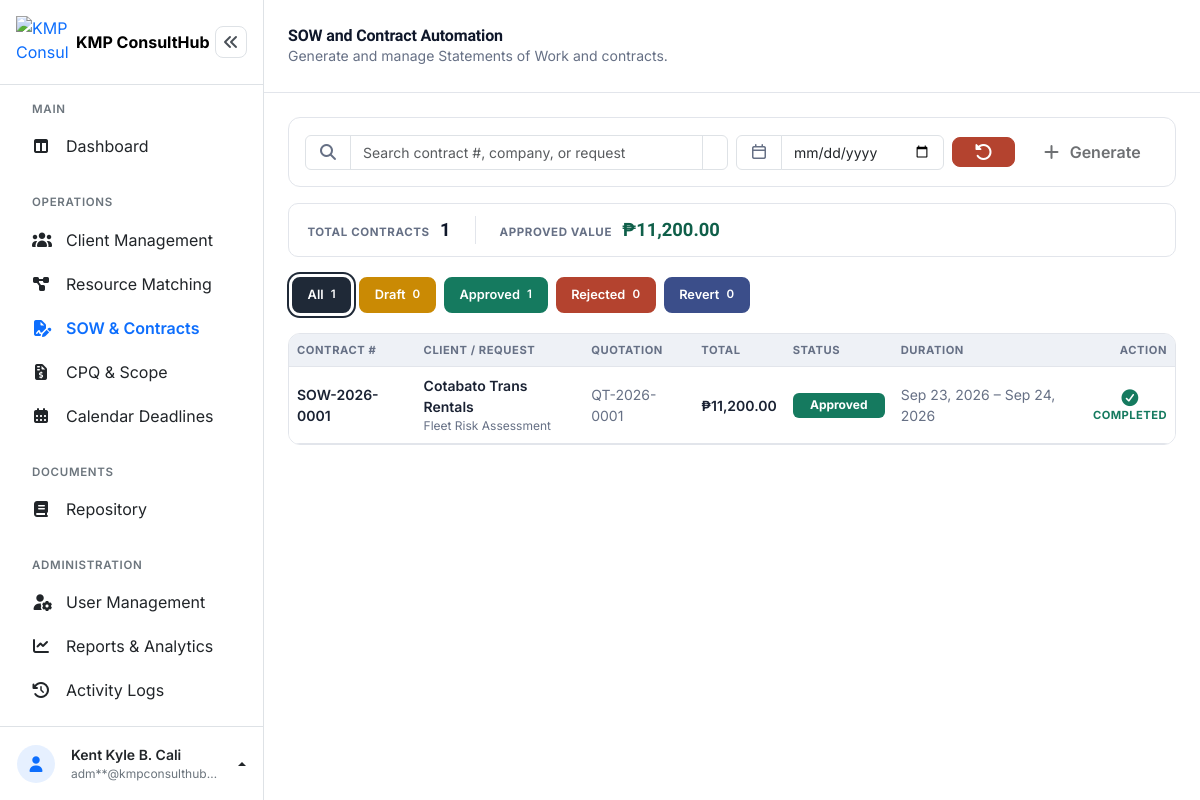
The page /admin/sow_contracts.php (signed in) on the database as committed earlier.
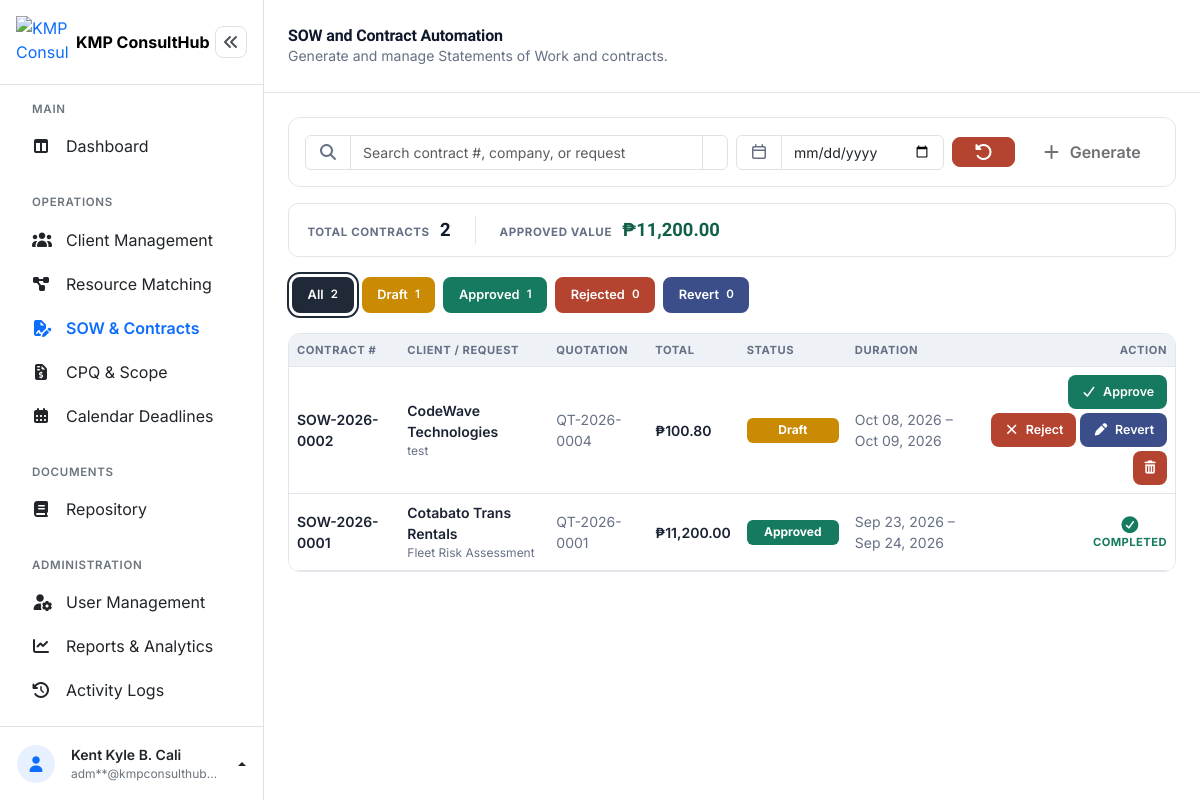
The same page on the database as committed later.
### tables this page shows
CREATE TABLE `contracts` (
  `contract_id` int(10) UNSIGNED NOT NULL,
  `contract_number` varchar(30) NOT NULL,
  `quotation_id` int(10) UNSIGNED NOT NULL,
  `request_id` int(10) UNSIGNED NOT NULL,
  `client_id` int(10) UNSIGNED NOT NULL,
  `scope_summary` text DEFAULT NULL,
  `total_amount` decimal(12,2) NOT NULL DEFAULT 0.00,
  `start_date` date DEFAULT NULL,
  `end_date` date DEFAULT NULL,
  `status` enum('Draft','Approved','Rejected','Revert') NOT NULL DEFAULT 'Draft',
  `prepared_by` int(10) UNSIGNED DEFAULT NULL,
  `approved_by` int(10) UNSIGNED DEFAULT NULL,
  `approved_at` timestamp NULL DEFAULT NULL,
  `created_at` timestamp NOT NULL DEFAULT current_timestamp(),
  `updated_at` timestamp NOT NULL DEFAULT current_timestamp() ON UPDATE current_timestamp(),
  `contract_file_name` varchar(255) DEFAULT NULL,
  `contract_file_path` varchar(255) DEFAULT NULL,
  `contract_file_size` int(11) DEFAULT NULL
);

CREATE TABLE `clients` (
  `client_id` int(10) UNSIGNED NOT NULL,
  `company_name` varchar(150) NOT NULL,
  `contact_person` varchar(150) NOT NULL,
  `email` varchar(150) NOT NULL,
  `contact_number` varchar(20) NOT NULL,
  `address` varchar(255) NOT NULL,
  `industry` varchar(100) DEFAULT NULL,
  `created_at` timestamp NOT NULL DEFAULT current_timestamp(),
  `updated_at` timestamp NOT NULL DEFAULT current_timestamp() ON UPDATE current_timestamp()
);

CREATE TABLE `service_requests` (
  `request_id` int(10) UNSIGNED NOT NULL,
  `client_id` int(10) UNSIGNED NOT NULL,
  `request_title` varchar(150) NOT NULL,
  `required_skill` varchar(100) DEFAULT NULL,
  `status` enum('New','In Progress','Completed','Cancelled') NOT NULL DEFAULT 'New',
  `assigned_to` int(10) UNSIGNED DEFAULT NULL,
  `assigned_by` int(10) UNSIGNED DEFAULT NULL,
  `created_at` timestamp NOT NULL DEFAULT current_timestamp(),
  `updated_at` timestamp NOT NULL DEFAULT current_timestamp() ON UPDATE current_timestamp()
);

CREATE TABLE `quotations` (
  `quotation_id` int(10) UNSIGNED NOT NULL,
  `quotation_number` varchar(30) NOT NULL,
  `request_id` int(10) UNSIGNED NOT NULL,
  `client_id` int(10) UNSIGNED NOT NULL,
  `project_scope` text DEFAULT NULL,
  `status` enum('Draft','Approved','Rejected','Revert') NOT NULL DEFAULT 'Draft',
  `subtotal` decimal(12,2) NOT NULL DEFAULT 0.00,
  `tax_rate` decimal(5,2) NOT NULL DEFAULT 0.00,
  `tax_amount` decimal(12,2) NOT NULL DEFAULT 0.00,
  `total_amount` decimal(12,2) NOT NULL DEFAULT 0.00,
  `valid_until` date DEFAULT NULL,
  `prepared_by` int(10) UNSIGNED DEFAULT NULL,
  `created_at` timestamp NOT NULL DEFAULT current_timestamp(),
  `updated_at` timestamp NOT NULL DEFAULT current_timestamp() ON UPDATE current_timestamp()
);

### admin/sow_contracts.php (the view, shortened to what the changed rows need)
<?php
$pdo = getConnection();
function e($value): string
{
    return htmlspecialchars((string) $value, ENT_QUOTES, 'UTF-8');
}
$availableQuotationItemsStmt = $pdo->query('SELECT * FROM quotation_items ORDER BY quotation_id ASC, sort_order ASC');
$itemsByAvailableQuotation = [];
foreach ($availableQuotationItemsStmt->fetchAll() as $row) {
    $itemsByAvailableQuotation[$row['quotation_id']][] = $row;
}
$searchTerm   = trim($_GET['search'] ?? '');
$dateFilter   = trim($_GET['date'] ?? '');
$statusFilter = in_array($_GET['status'] ?? '', CONTRACT_STATUSES, true) ? $_GET['status'] : '';
$perPage      = 8;
$page         = max(1, (int) ($_GET['page'] ?? 1));
$baseQuery = "FROM contracts ct
     INNER JOIN clients c ON ct.client_id = c.client_id
     INNER JOIN service_requests sr ON ct.request_id = sr.request_id
     INNER JOIN quotations q ON ct.quotation_id = q.quotation_id
     LEFT JOIN users pb ON ct.prepared_by = pb.user_id
     LEFT JOIN users ab ON ct.approved_by = ab.user_id
     WHERE 1=1";
$baseParams = [];
$statsStmt = $pdo->prepare("SELECT ct.status, COUNT(*) AS cnt, COALESCE(SUM(ct.total_amount), 0) AS total $baseQuery GROUP BY ct.status");
$statsStmt->execute($baseParams);
$statusCounts = ['Draft' => 0, 'Approved' => 0, 'Rejected' => 0, 'Revert' => 0];
foreach ($statsStmt->fetchAll() as $row) {
    $statusCounts[$row['status']] = (int) $row['cnt'];
}
$totalContracts = array_sum($statusCounts);
$listQuery = $baseQuery;
$listParams = $baseParams;
$countStmt = $pdo->prepare("SELECT COUNT(*) $listQuery");
$countStmt->execute($listParams);
$filteredContractCount = (int) $countStmt->fetchColumn();
$totalPages = max(1, (int) ceil($filteredContractCount / $perPage));
$page = min($page, $totalPages);
$offset = ($page - 1) * $perPage;
$contractsStmt = $pdo->prepare(
    "SELECT ct.contract_id, ct.contract_number, ct.quotation_id, ct.status, ct.total_amount, ct.start_date, ct.end_date,
            ct.scope_summary, ct.created_at, ct.approved_at,
            c.company_name, c.contact_person, c.email, c.contact_number, c.address, c.industry,
            sr.request_title, sr.required_skill, sr.status AS request_status,
            q.quotation_number, q.subtotal, q.tax_rate, q.tax_amount, q.valid_until AS quotation_valid_until,
            pb.firstname AS prepared_firstname, pb.lastname AS prepared_lastname,
            ab.firstname AS approved_firstname, ab.lastname AS approved_lastname
     $listQuery
     ORDER BY ct.created_at DESC
     LIMIT $perPage OFFSET $offset"
);
$contractsStmt->execute($listParams);
$contracts = $contractsStmt->fetchAll();
$revisionsByContract = [];
function buildContractPageUrl(int $targetPage, string $searchTerm, string $dateFilter, string $statusFilter): string
{
    $params = ['page' => $targetPage];
    if ($statusFilter !== '') {
        $params['status'] = $statusFilter;
    }
    return '?' . http_build_query($params);
}
function statusClass(string $status): string
{
    return 'status-' . strtolower($status);
}
$statusTabs = [
    ''         => ['label' => 'All', 'count' => $totalContracts],
    'Draft'    => ['label' => 'Draft', 'count' => $statusCounts['Draft']],
    'Approved' => ['label' => 'Approved', 'count' => $statusCounts['Approved']],
    'Rejected' => ['label' => 'Rejected', 'count' => $statusCounts['Rejected']],
    'Revert'   => ['label' => 'Revert', 'count' => $statusCounts['Revert']],
];
?>
<!DOCTYPE html>
<html lang="en">
<head>
<link rel="stylesheet" href="../assets/vendor/bootstrap-5.3.8/css/bootstrap.min.css">
<link rel="stylesheet" href="../assets/vendor/fontawesome-free-7.3.1/css/all.min.css">
<link rel="stylesheet" href="../assets/css/dashboard.css">
</head>
<body>
<div class="dashboard-layout d-flex">
  <div class="dashboard-main flex-grow-1" style="min-width:0;">
    <header class="dashboard-topbar bg-white d-flex align-items-center justify-content-between px-3 px-md-4">
      <div class="d-flex align-items-center gap-3">
        <div>
          <h1 class="dashboard-title h6 h5-md fw-bold mb-0">SOW and Contract Automation</h1>
        </div>
      </div>
    </header>
    <main class="dashboard-content p-3 p-md-4">
      <div class="summary-bar mb-3">
        <div class="summary-item">
          <span class="summary-label">Total Contracts</span>
          <span class="summary-value"><?= (int) $totalContracts ?></span>
        </div>
      </div>
      <div class="status-tabs mb-3">
        <?php foreach ($statusTabs as $tabValue => $tab): ?>
          <?php $tabClass = 'tab-' . ($tabValue === '' ? 'all' : strtolower((string) $tabValue)); ?>
          <a class="status-tab <?= $tabClass ?> <?= $statusFilter === (string) $tabValue ? 'is-active' : '' ?>" href="<?= buildContractPageUrl(1, $searchTerm, $dateFilter, (string) $tabValue) ?>">
            <?= e($tab['label']) ?> <span class="tab-count"><?= (int) $tab['count'] ?></span>
          </a>
        <?php endforeach; ?>
      </div>
      <section class="card overflow-hidden">
        <div class="table-responsive">
          <table class="table table-hover align-middle mb-0" id="contractsTable">
            <thead>
              <tr>
                <th scope="col">Contract #</th>
                <th scope="col">Client / Request</th>
                <th scope="col" class="d-none d-md-table-cell">Quotation</th>
                <th scope="col">Total</th>
                <th scope="col">Status</th>
                <th scope="col" class="d-none d-lg-table-cell">Duration</th>
                <th scope="col" class="text-end">Action</th>
              </tr>
            </thead>
            <tbody id="contractsTableBody">
              <?php if (empty($contracts)): ?>
                <tr>
                  <td colspan="7" class="cell-empty">
                    <div class="empty-state text-center py-5">
                      <i class="fa-regular fa-file-lines fs-3 mb-2 d-block"></i>
                      <p class="small mb-0">No contracts found.</p>
                    </div>
                  </td>
                </tr>
              <?php else: ?>
                <?php foreach ($contracts as $ct): ?>
                  <?php
                    $viewPayload = [
                        'contract_id' => $ct['contract_id'],
                        'number' => $ct['contract_number'],
                        'status' => $ct['status'],
                        'created_at' => $ct['created_at'] ? date('M d, Y', strtotime($ct['created_at'])) : null,
                        'company' => $ct['company_name'],
                        'contact_person' => $ct['contact_person'],
                        'email' => $ct['email'],
                        'contact_number' => $ct['contact_number'],
                        'address' => $ct['address'],
                        'industry' => $ct['industry'],
                        'request' => $ct['request_title'],
                        'required_skill' => $ct['required_skill'],
                        'quotation_number' => $ct['quotation_number'],
                        'subtotal' => number_format((float) $ct['subtotal'], 2),
                        'tax_rate' => rtrim(rtrim(number_format((float) $ct['tax_rate'], 2), '0'), '.'),
                        'tax_amount' => number_format((float) $ct['tax_amount'], 2),
                        'total' => number_format((float) $ct['total_amount'], 2),
                        'quotation_valid_until' => $ct['quotation_valid_until'] ? date('M d, Y', strtotime($ct['quotation_valid_until'])) : null,
                        'items' => array_map(function ($it) {
                            return [
                                'description' => $it['description'],
                                'quantity' => rtrim(rtrim(number_format((float) $it['quantity'], 2), '0'), '.'),
                                'unit_price' => number_format((float) $it['unit_price'], 2),
                                'line_total' => number_format((float) $it['line_total'], 2),
                            ];
                        }, $itemsByAvailableQuotation[$ct['quotation_id']] ?? []),
                        'start_date' => $ct['start_date'] ? date('M d, Y', strtotime($ct['start_date'])) : null,
                        'end_date' => $ct['end_date'] ? date('M d, Y', strtotime($ct['end_date'])) : null,
                        'scope_summary' => $ct['scope_summary'],
                        'prepared_by' => trim(($ct['prepared_firstname'] ?? '') . ' ' . ($ct['prepared_lastname'] ?? '')),
                        'approved_by' => $ct['approved_firstname'] ? trim($ct['approved_firstname'] . ' ' . $ct['approved_lastname']) : null,
                        'approved_at' => $ct['approved_at'] ? date('M d, Y', strtotime($ct['approved_at'])) : null,
                        'revisions' => array_map(function ($r) {
                            return [
                                'note' => $r['revision_note'],
                                'by' => trim(($r['firstname'] ?? '') . ' ' . ($r['lastname'] ?? '')),
                                'date' => $r['created_at'] ? date('M d, Y g:i A', strtotime($r['created_at'])) : '',
                            ];
                        }, $revisionsByContract[$ct['contract_id']] ?? []),
                    ];
                  ?>
                  <tr class="contract-row" data-contract="<?= e(json_encode($viewPayload)) ?>">
                    <td class="small fw-semibold">
                      <span class="cell-body fw-semibold"><?= e($ct['contract_number']) ?></span>
                    </td>
                    <td class="small">
                      <span class="cell-body">
                        <span class="fw-semibold d-block"><?= e($ct['company_name']) ?></span>
                        <span class="d-block" style="color:var(--ink-soft); font-size:.75rem;"><?= e($ct['request_title']) ?></span>
                      </span>
                    </td>
                    <td class="small d-none d-md-table-cell" style="color:var(--ink-soft);">
                      <span class="cell-body"><?= e($ct['quotation_number']) ?></span>
                    </td>
                    <td class="small fw-semibold">
                      <span class="cell-body fw-semibold">&#8369;<?= number_format((float) $ct['total_amount'], 2) ?></span>
                    </td>
                    <td class="small">
                      <span class="cell-body"><span class="status-badge <?= statusClass($ct['status']) ?>"><?= e($ct['status']) ?></span></span>
                    </td>
                    <td class="small d-none d-lg-table-cell" style="color:var(--ink-soft);">
                      <span class="cell-body">
                        <?= $ct['start_date'] ? e(date('M d, Y', strtotime($ct['start_date']))) : '&mdash;' ?>
                        &ndash;
                        <?= $ct['end_date'] ? e(date('M d, Y', strtotime($ct['end_date']))) : '&mdash;' ?>
                      </span>
                    </td>
                    <td class="text-end cell-actions">
                      <span class="cell-body d-flex justify-content-end gap-1 flex-wrap">
                        <?php $isLocked = ($ct['request_status'] ?? '') === 'Completed'; ?>
                        <?php if ($isLocked): ?>
                          <span class="completed-mark">
                            <i class="fa-solid fa-circle-check"></i>
                            <span>Completed</span>
                          </span>
                        <?php else: ?>
                        <?php if (in_array($ct['status'], ['Draft', 'Revert'], true)): ?>
                          <button type="button" class="btn-action btn-action-text btn-action-approve status-action-btn" title="Approve"
                            data-action="approve_contract" data-contract-id="<?= (int) $ct['contract_id'] ?>" data-number="<?= e($ct['contract_number']) ?>">
                            <i class="fa-solid fa-check"></i><span>Approve</span>
                          </button>
                          <button type="button" class="btn-action btn-action-text btn-action-reject status-action-btn" title="Reject"
                            data-action="reject_contract" data-contract-id="<?= (int) $ct['contract_id'] ?>" data-number="<?= e($ct['contract_number']) ?>">
                            <i class="fa-solid fa-xmark"></i><span>Reject</span>
                          </button>
                        <?php endif; ?>
                        <?php $editLabel = $ct['status'] === 'Revert' ? 'Edit' : 'Revert'; ?>
                        <button type="button" class="btn-action btn-action-text btn-action-edit edit-contract-btn" title="<?= e($editLabel) ?> contract"
                          data-contract-id="<?= (int) $ct['contract_id'] ?>"
                          data-scope-summary="<?= e($ct['scope_summary'] ?? '') ?>"
                          data-total-amount="<?= e((string) $ct['total_amount']) ?>"
                          data-start-date="<?= e($ct['start_date'] ?? '') ?>"
                          data-end-date="<?= e($ct['end_date'] ?? '') ?>"
                          data-number="<?= e($ct['contract_number']) ?>">
                          <i class="fa-solid fa-pen"></i><span><?= e($editLabel) ?></span>
                        </button>
                        <button type="button" class="btn-action btn-action-delete status-action-btn" title="Delete contract"
                          data-action="delete_contract" data-contract-id="<?= (int) $ct['contract_id'] ?>" data-number="<?= e($ct['contract_number']) ?>">
                          <i class="fa-solid fa-trash-can"></i>
                        </button>
                        <?php endif; ?>
                      </span>
                    </td>
                  </tr>
                <?php endforeach; ?>
              <?php endif; ?>
            </tbody>
          </table>
        </div>
      </section>
    </main>
  </div>
</div>
</body>
</html>

Rows that differ between the two databases and show on the page:
added contracts: contract_number "SOW-2026-0002", client.company_name "CodeWave Technologies", request.request_title "test", quotation.quotation_number "QT-2026-0004", total_amount "100.80", status "Draft", start_date "Oct 08, 2026", end_date "Oct 09, 2026", status "Revert"
Other text that changed with them:
$totalContracts: "1" → "2"
new list line: "All 2"
new list line: "Draft 1"
list line gone: "All 1"
list line gone: "Draft 0"
